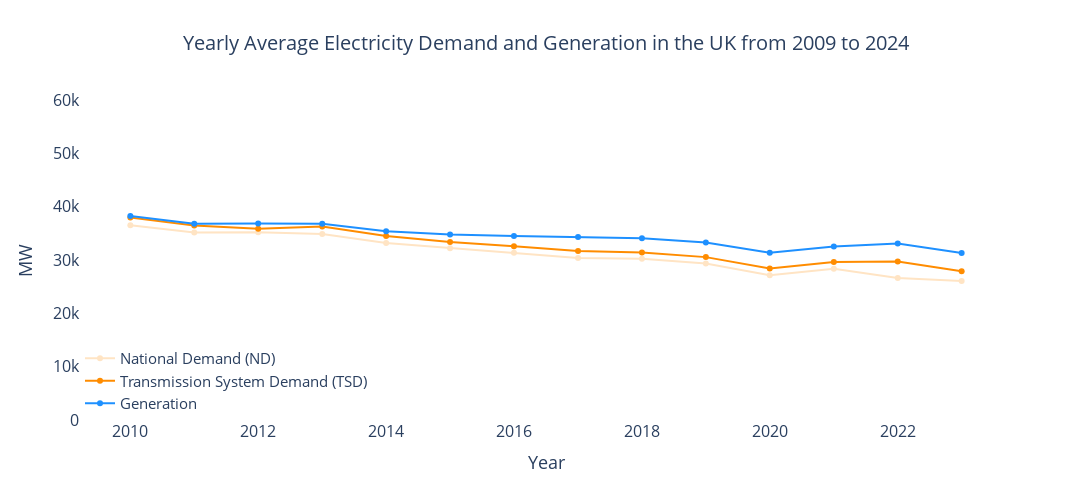
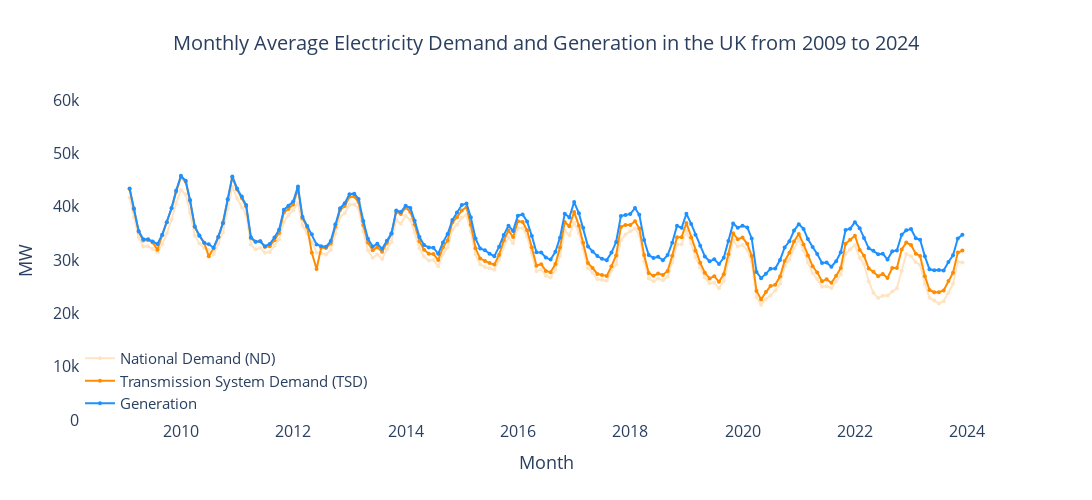
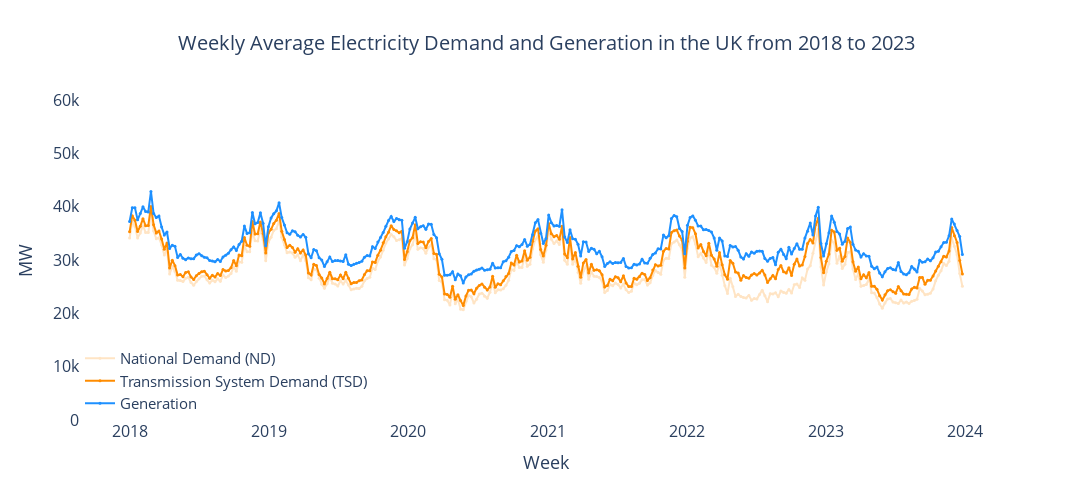
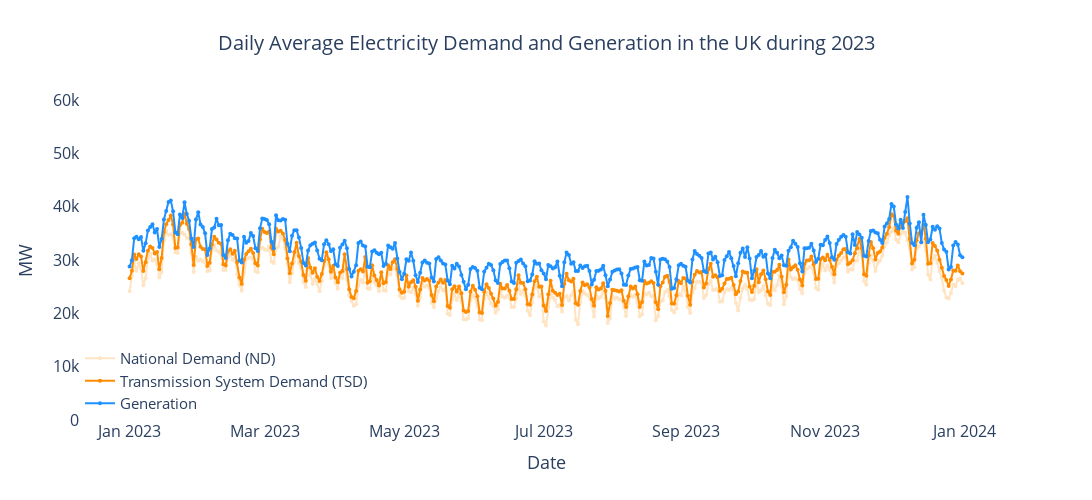

Notebook code for these charts, in order:
### Markdown cell above
Aggregate demand and generation data to hourly, daily, weekly, monthly, and yearly averages using Polars. 

Plot each timescale with interactive Plotly charts for trend analysis.

### Code cell
# Calculate averages for different time periods using Polars queries
hourly_avg = (
    df.group_by_dynamic("datetime", every="1h")
      .agg([pl.col("nd").mean(), pl.col("tsd").mean(), pl.col("generation").mean()])
      .sort("datetime")
)
daily_avg = (
    df.group_by_dynamic("datetime", every="1d")
      .agg([pl.col("nd").mean(), pl.col("tsd").mean(), pl.col("generation").mean()])
      .sort("datetime")
)
weekly_avg = (
    df.group_by_dynamic("datetime", every="1w")
      .agg([pl.col("nd").mean(), pl.col("tsd").mean(), pl.col("generation").mean()])
      .sort("datetime")
)
monthly_avg = (
    df.group_by_dynamic("datetime", every="1mo")
      .agg([pl.col("nd").mean(), pl.col("tsd").mean(), pl.col("generation").mean()])
      .sort("datetime")
)
yearly_avg = (
    df.group_by_dynamic("datetime", every="1y")
      .agg([pl.col("nd").mean(), pl.col("tsd").mean(), pl.col("generation").mean()])
      .sort("datetime")
)

# Define start and end datetimes for each aggregation plot
hourly_start = datetime(2023, 7, 1, 0, 0)
hourly_end = datetime(2023, 12, 31, 23, 59)

daily_start = datetime(2023, 1, 1, 0, 0)
daily_end = datetime(2023, 12, 31, 23, 59)

weekly_start = datetime(2018, 1, 1, 0, 0)
weekly_end = datetime(2023, 12, 31, 23, 59)

monthly_start = datetime(2009, 1, 3, 0, 0)
monthly_end = datetime(2023, 12, 31, 23, 59)

yearly_start = datetime(2009, 1, 3, 0, 0)
yearly_end = datetime(2023, 12, 31, 23, 59)

# Usage for each aggregation:
plot_avg_plotly(yearly_avg, 'datetime', yearly_start, yearly_end, 'Yearly Average Electricity Demand and Generation in the UK from 2009 to 2024', 'Year', marker_size=6, line_style='lines+markers')
plot_avg_plotly(monthly_avg, 'datetime', monthly_start, monthly_end, 'Monthly Average Electricity Demand and Generation in the UK from 2009 to 2024', 'Month', marker_size=4, line_style='lines+markers')
plot_avg_plotly(weekly_avg, 'datetime', weekly_start, weekly_end, 'Weekly Average Electricity Demand and Generation in the UK from 2018 to 2023', 'Week', marker_size=3, line_style='lines+markers')
plot_avg_plotly(daily_avg, 'datetime', daily_start, daily_end, 'Daily Average Electricity Demand and Generation in the UK during 2023', 'Date', marker_size=4, line_style='lines+markers')
plot_avg_plotly(df, 'datetime', hourly_start, hourly_end, 'Hourly Average Electricity Demand and Generation in the UK during H2 2023', 'Hour', marker_size=3, line_style='markers')

### Figure 1 — Plotly figure (JSON) as saved in the notebook; plotly's stock layout.template omitted (floating-point values rounded to 4 significant figures)
{"data": [{"line": {"color": "bisque"}, "marker": {"color": "bisque", "size": 6}, "mode": "lines+markers", "name": "National Demand (ND)", "type": "scatter", "x": ["2010-01-01T00:00:00.000000", "2011-01-01T00:00:00.000000", "2012-01-01T00:00:00.000000", "2013-01-01T00:00:00.000000", "2014-01-01T00:00:00.000000", "2015-01-01T00:00:00.000000", "2016-01-01T00:00:00.000000", "2017-01-01T00:00:00.000000", "2018-01-01T00:00:00.000000", "2019-01-01T00:00:00.000000", "2020-01-01T00:00:00.000000", "2021-01-01T00:00:00.000000", "2022-01-01T00:00:00.000000", "2023-01-01T00:00:00.000000"], "y": [36540.0, 35150.0, 35180.0, 34890.0, 33170.0, 32220.0, 31380.0, 30370.0, 30250.0, 29360.0, 27160.0, 28350.0, 26620.0, 26050.0]}, {"line": {"color": "darkorange"}, "marker": {"color": "darkorange", "size": 6}, "mode": "lines+markers", "name": "Transmission System Demand (TSD)", "type": "scatter", "x": ["2010-01-01T00:00:00.000000", "2011-01-01T00:00:00.000000", "2012-01-01T00:00:00.000000", "2013-01-01T00:00:00.000000", "2014-01-01T00:00:00.000000", "2015-01-01T00:00:00.000000", "2016-01-01T00:00:00.000000", "2017-01-01T00:00:00.000000", "2018-01-01T00:00:00.000000", "2019-01-01T00:00:00.000000", "2020-01-01T00:00:00.000000", "2021-01-01T00:00:00.000000", "2022-01-01T00:00:00.000000", "2023-01-01T00:00:00.000000"], "y": [37990.0, 36490.0, 35880.0, 36290.0, 34510.0, 33380.0, 32580.0, 31690.0, 31400.0, 30540.0, 28390.0, 29610.0, 29720.0, 27910.0]}, {"line": {"color": "dodgerblue"}, "marker": {"color": "dodgerblue", "size": 6}, "mode": "lines+markers", "name": "Generation", "type": "scatter", "x": ["2010-01-01T00:00:00.000000", "2011-01-01T00:00:00.000000", "2012-01-01T00:00:00.000000", "2013-01-01T00:00:00.000000", "2014-01-01T00:00:00.000000", "2015-01-01T00:00:00.000000", "2016-01-01T00:00:00.000000", "2017-01-01T00:00:00.000000", "2018-01-01T00:00:00.000000", "2019-01-01T00:00:00.000000", "2020-01-01T00:00:00.000000", "2021-01-01T00:00:00.000000", "2022-01-01T00:00:00.000000", "2023-01-01T00:00:00.000000"], "y": [38260.0, 36800.0, 36860.0, 36800.0, 35380.0, 34780.0, 34510.0, 34330.0, 34060.0, 33280.0, 31370.0, 32520.0, 33080.0, 31330.0]}], "layout": {"height": 500, "legend": {"font": {"size": 15}, "x": 0, "xanchor": "left", "y": 0, "yanchor": "bottom"}, "plot_bgcolor": "white", "title": {"font": {"size": 20}, "text": "Yearly Average Electricity Demand and Generation in the UK from 2009 to 2024", "x": 0.5}, "width": 1100, "xaxis": {"tickfont": {"size": 16}, "title": {"font": {"size": 18}, "text": "Year"}}, "yaxis": {"range": [0, 60000], "tickfont": {"size": 16}, "title": {"font": {"size": 18}, "text": "MW"}}}}

### Figure 2 — Plotly figure (JSON) as saved in the notebook; plotly's stock layout.template omitted (floating-point values rounded to 4 significant figures; data arrays with more than 128 entries replaced by an {"elided": "..."} marker saying what was removed)
{"data": [{"line": {"color": "bisque"}, "marker": {"color": "bisque", "size": 4}, "mode": "lines+markers", "name": "National Demand (ND)", "type": "scatter", "x": {"elided": "179 str values"}, "y": {"elided": "179 float values"}}, {"line": {"color": "darkorange"}, "marker": {"color": "darkorange", "size": 4}, "mode": "lines+markers", "name": "Transmission System Demand (TSD)", "type": "scatter", "x": {"elided": "179 str values"}, "y": {"elided": "179 float values"}}, {"line": {"color": "dodgerblue"}, "marker": {"color": "dodgerblue", "size": 4}, "mode": "lines+markers", "name": "Generation", "type": "scatter", "x": {"elided": "179 str values"}, "y": {"elided": "179 float values"}}], "layout": {"height": 500, "legend": {"font": {"size": 15}, "x": 0, "xanchor": "left", "y": 0, "yanchor": "bottom"}, "plot_bgcolor": "white", "title": {"font": {"size": 20}, "text": "Monthly Average Electricity Demand and Generation in the UK from 2009 to 2024", "x": 0.5}, "width": 1100, "xaxis": {"tickfont": {"size": 16}, "title": {"font": {"size": 18}, "text": "Month"}}, "yaxis": {"range": [0, 60000], "tickfont": {"size": 16}, "title": {"font": {"size": 18}, "text": "MW"}}}}

### Figure 3 — Plotly figure (JSON) as saved in the notebook; plotly's stock layout.template omitted (floating-point values rounded to 4 significant figures; data arrays with more than 128 entries replaced by an {"elided": "..."} marker saying what was removed)
{"data": [{"line": {"color": "bisque"}, "marker": {"color": "bisque", "size": 3}, "mode": "lines+markers", "name": "National Demand (ND)", "type": "scatter", "x": {"elided": "313 str values"}, "y": {"elided": "313 float values"}}, {"line": {"color": "darkorange"}, "marker": {"color": "darkorange", "size": 3}, "mode": "lines+markers", "name": "Transmission System Demand (TSD)", "type": "scatter", "x": {"elided": "313 str values"}, "y": {"elided": "313 float values"}}, {"line": {"color": "dodgerblue"}, "marker": {"color": "dodgerblue", "size": 3}, "mode": "lines+markers", "name": "Generation", "type": "scatter", "x": {"elided": "313 str values"}, "y": {"elided": "313 float values"}}], "layout": {"height": 500, "legend": {"font": {"size": 15}, "x": 0, "xanchor": "left", "y": 0, "yanchor": "bottom"}, "plot_bgcolor": "white", "title": {"font": {"size": 20}, "text": "Weekly Average Electricity Demand and Generation in the UK from 2018 to 2023", "x": 0.5}, "width": 1100, "xaxis": {"tickfont": {"size": 16}, "title": {"font": {"size": 18}, "text": "Week"}}, "yaxis": {"range": [0, 60000], "tickfont": {"size": 16}, "title": {"font": {"size": 18}, "text": "MW"}}}}

### Figure 4 — Plotly figure (JSON) as saved in the notebook; plotly's stock layout.template omitted (floating-point values rounded to 4 significant figures; data arrays with more than 128 entries replaced by an {"elided": "..."} marker saying what was removed)
{"data": [{"line": {"color": "bisque"}, "marker": {"color": "bisque", "size": 4}, "mode": "lines+markers", "name": "National Demand (ND)", "type": "scatter", "x": {"elided": "365 str values"}, "y": {"elided": "365 float values"}}, {"line": {"color": "darkorange"}, "marker": {"color": "darkorange", "size": 4}, "mode": "lines+markers", "name": "Transmission System Demand (TSD)", "type": "scatter", "x": {"elided": "365 str values"}, "y": {"elided": "365 float values"}}, {"line": {"color": "dodgerblue"}, "marker": {"color": "dodgerblue", "size": 4}, "mode": "lines+markers", "name": "Generation", "type": "scatter", "x": {"elided": "365 str values"}, "y": {"elided": "365 float values"}}], "layout": {"height": 500, "legend": {"font": {"size": 15}, "x": 0, "xanchor": "left", "y": 0, "yanchor": "bottom"}, "plot_bgcolor": "white", "title": {"font": {"size": 20}, "text": "Daily Average Electricity Demand and Generation in the UK during 2023", "x": 0.5}, "width": 1100, "xaxis": {"tickfont": {"size": 16}, "title": {"font": {"size": 18}, "text": "Date"}}, "yaxis": {"range": [0, 60000], "tickfont": {"size": 16}, "title": {"font": {"size": 18}, "text": "MW"}}}}
